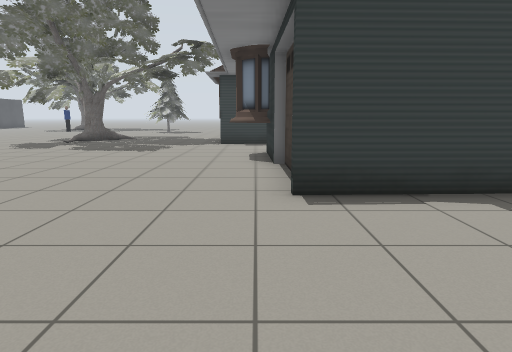
[1] (above)

23 first-person views from a walk through a Gazebo world. The camera is 1 m above the floor, tilts 10° down and sees 75° across. Floor lines are 1 m apart. The floor is counted in squares, 1 m on a side. Each view is taken from the middle of a square. On the plan, view 1 faces up. The plan holds only what a view shows up to about 13 squares ahead; the rest is blank. The place goes on beyond the plan. The robots in the file are not drawn. Some stock models are drawn as simple stand-ins.

[2]
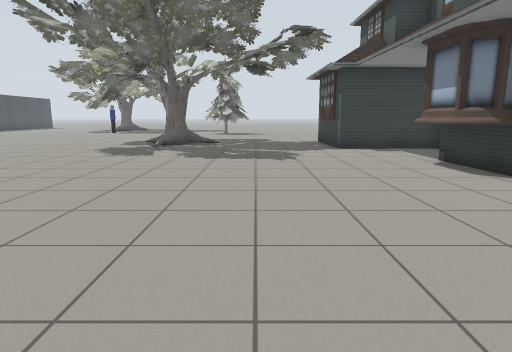

[3]
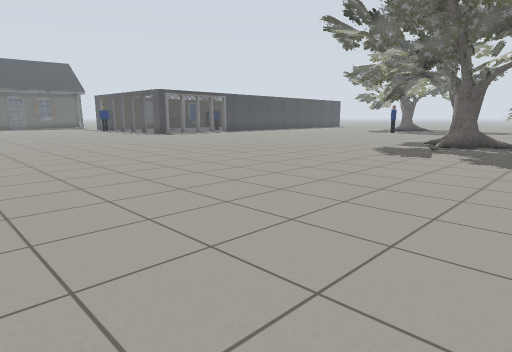

[4]
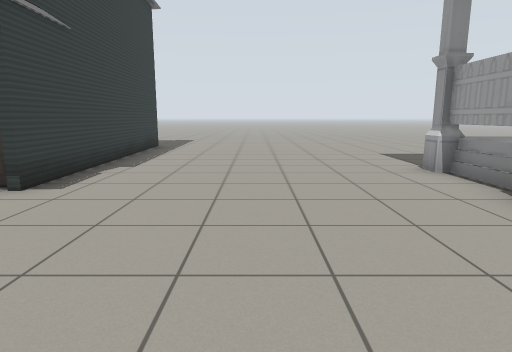

[5]
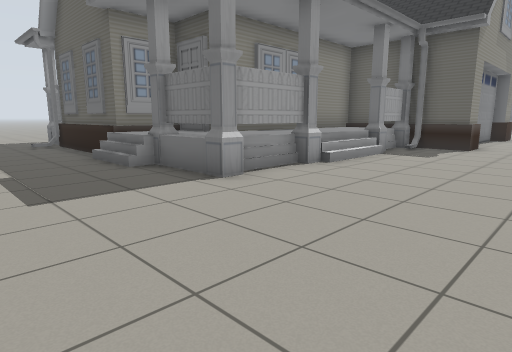

[6]
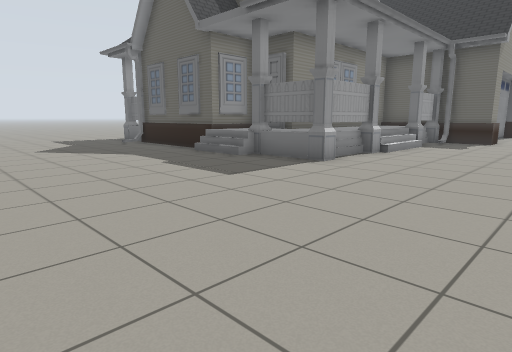

[7]
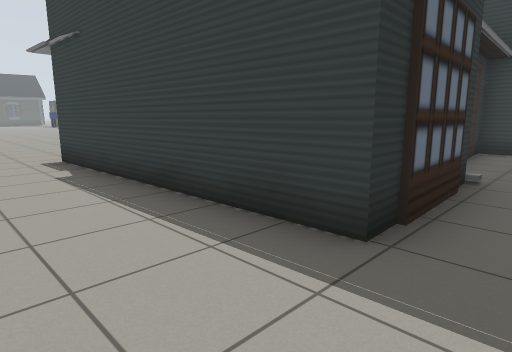

[8]
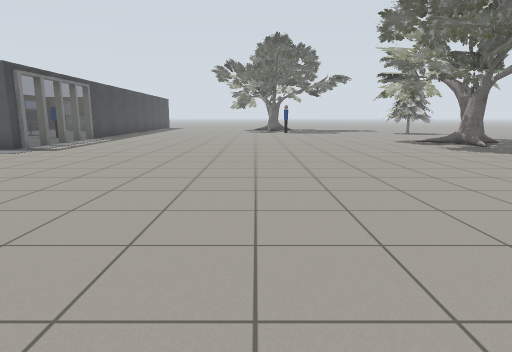

[9]
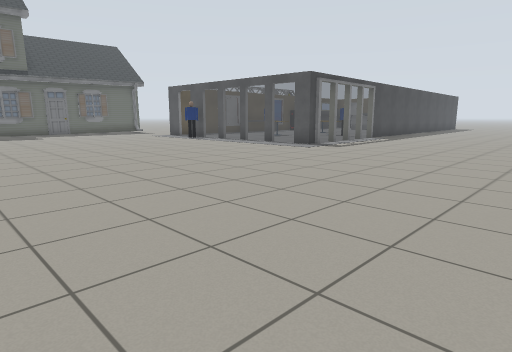

[10]
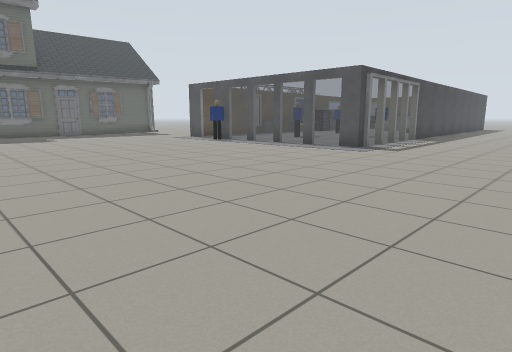

[11]
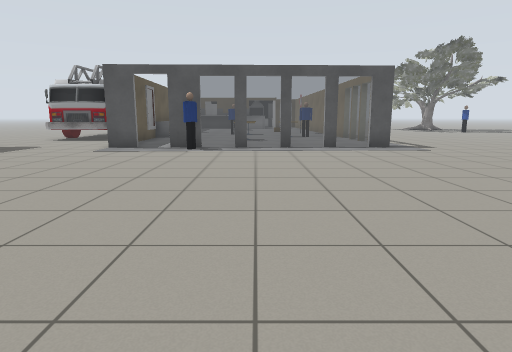

[12]
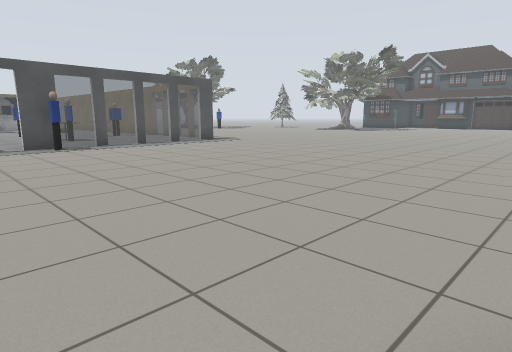

[13]
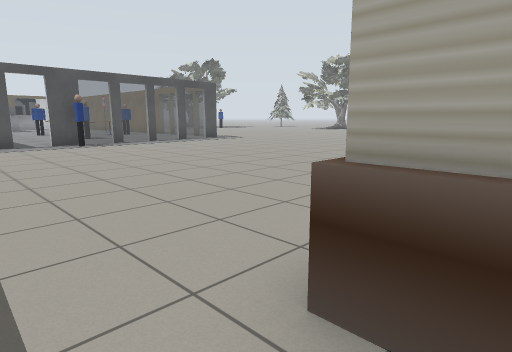

[14]
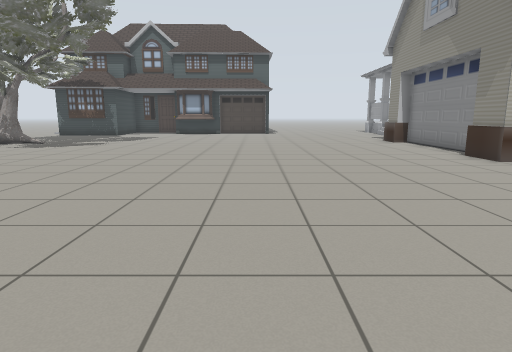

[15]
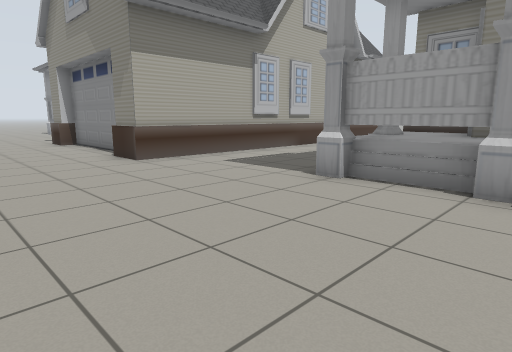

[16]
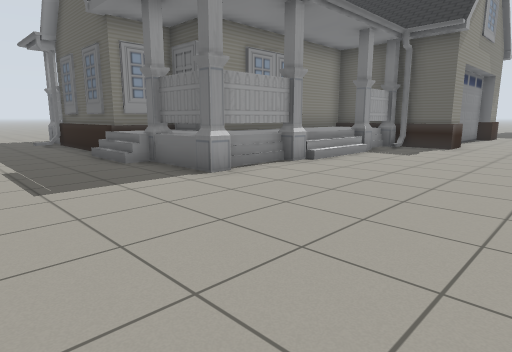

[17]
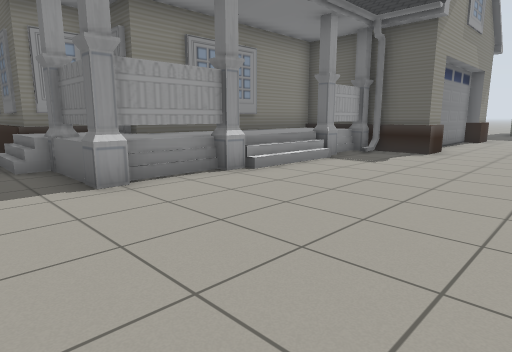

[18]
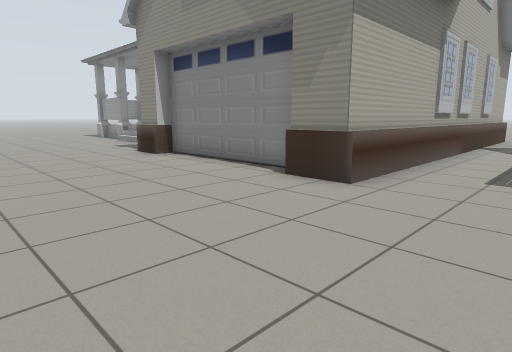

[19]
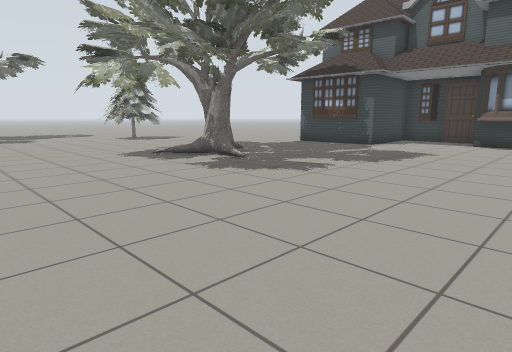

[20]
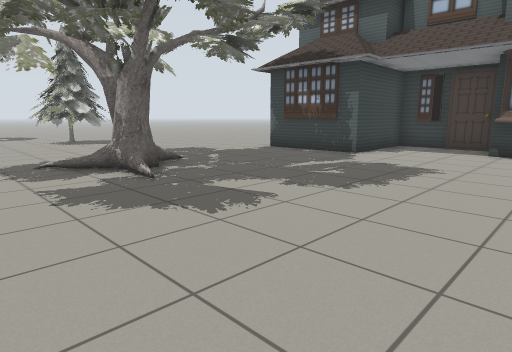

[21]
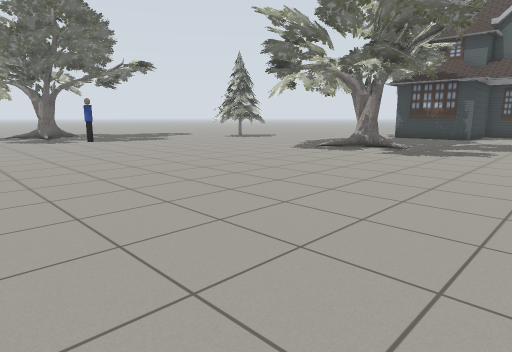

[22]
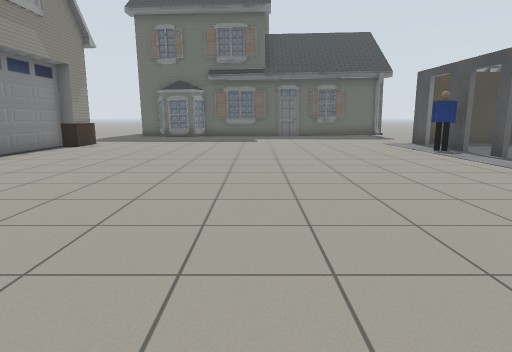

[23]
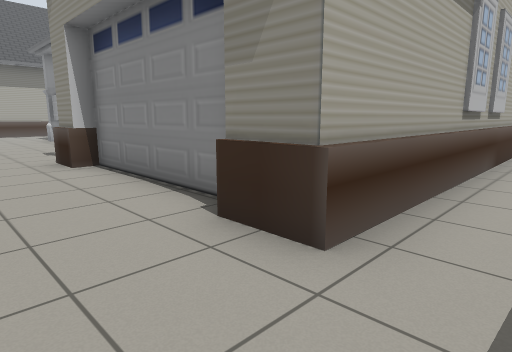

### Floor plan
Key: @ floor where view 1 was taken; # wall or solid block; . floor; = window, fence, low wall or low ledge; T oak tree; H house; P person.
Columns run from 33 left of view 1 to 9 right of it. Each row starts with its distance up from view 1.
 15  #        =............TTTTT....H
 14 .#        ##............T.T.....H
 13 .#        #=....................HHHH    H
 12 .###P==#==##.......................H    H.
 11 ...................................H    H.
 10 .................................HHH    H.
  9 .................................H      H.
  8 .................................H      H.
  7  .................................H      H
  6  .................................H      H.
  5 ..................................HH   H H.
  4 ..................................H........
  3 ...........................................
  2 ...........................................
  1 ...........................................
  0 .......##........................@.........
 -1 ..#######............#######...............
 -2 ..#     ###===#=#....#     ##.===..........
 -3  .#      ########....#     #########.......
 -4  .#            ##....#            ##.......
 -5  .#             #=...#             #=......
 -6  .#             #=...#             #=.....
 -7  .#             #....#             #......
 -8  .#             #....#             #......
 -9   #             #.. .#             #......
-10                 ##. .#             #.....

Where each view was taken, in squares from view 1:
view 1: 0 up, 0 right, facing up
view 2: 2 up, 4 left, facing up
view 3: 2 up, 4 left, facing up-left
view 4: 1 up, 4 left, facing right
view 5: 2 up, 6 right, facing down-left
view 6: 2 up, 9 right, facing down-left
view 7: 2 up, 9 right, facing up-left
view 8: 2 up, 15 left, facing up
view 9: 2 up, 15 left, facing up-left
view 10: 2 up, 17 left, facing up-left
view 11: 1 up, 27 left, facing up
view 12: 0 up, 32 left, facing up-right
view 13: 1 down, 33 left, facing up-right
view 14: 5 up, 20 left, facing right
view 15: 3 up, 20 left, facing down-right
view 16: 3 up, 13 left, facing down-left
view 17: 3 up, 15 left, facing down-left
view 18: 4 up, 15 left, facing down-right
view 19: 7 up, 13 left, facing up-right
view 20: 8 up, 10 left, facing up-right
view 21: 9 up, 18 left, facing up-right
view 22: 6 up, 19 left, facing left
view 23: 2 up, 33 left, facing down-right
